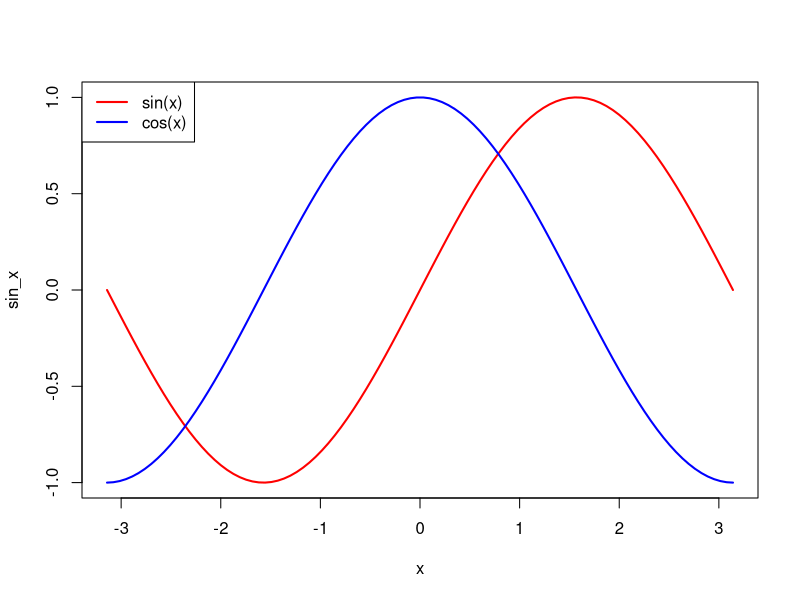

Here is the R script that generated this plot:
# Generate a sequence of numbers from -pi to pi
x <- seq(-pi, pi, length.out = 100)

# Calculate the sine and cosine of the sequence
sin_x <- sin(x)
cos_x <- cos(x)

# Plot the sine and cosine curves
plot(x, sin_x, type = "l", col = "red", lwd = 2)
lines(x, cos_x, col = "blue", lwd = 2)
legend("topleft", c("sin(x)", "cos(x)"), col = c("red", "blue"), lwd = 2)
